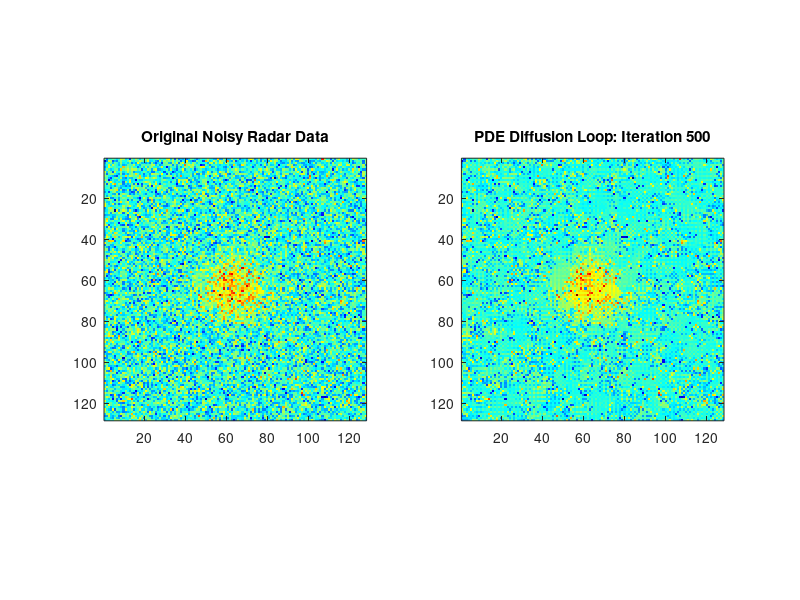

Source code (MATLAB):
%% 2.D Anisotropic Diffusion for Radar Imaging
% Carlos Ceballos - ECE PDE Project
clear; clc; close all;

%% 1. Setup Synthetic Radar Image
N = 128;
[X, Y] = meshgrid(1:N, 1:N);
% Create a "Target" (Gaussian Blob)
target = 1.0 * exp(-((X-64).^2 + (Y-64).^2) / (2*10^2));
% Add heavy noise
noise_lvl = 0.4;
u0 = target + noise_lvl * randn(N, N);
u = u0; % Initial state

%% 2. PDE Parameters
dt = 0.1;       % Time step
K = 0.15;       % Edge sensitivity (the "k" parameter)
lambda = 0.1;   % Fidelity weight
iterations = 500;

figure('Color', 'w', 'Position', [100, 100, 900, 400]);

%% 3. The PDE Evolution Loop
for t = 1:iterations
    % Compute Gradients (Central Differences)
    [ux, uy] = gradient(u);
    grad_mag = sqrt(ux.^2 + uy.^2);
    
    % Compute Edge-Stopping Function c(|\nabla u|)
    c = exp(-(grad_mag/K).^2);
    
    % Compute the Flux: J = c * \nabla u
    Jx = c .* ux;
    Jy = c .* uy;
    
    % Compute Divergence: div(J)
    [Jxx, ~] = gradient(Jx);
    [~, Jyy] = gradient(Jy);
    divergence_term = Jxx + Jyy;
    
    % Update Rule: u_next = u + dt * (div(c*grad(u)) - lambda*(u - u0))
    u = u + dt * (divergence_term - lambda * (u - u0));
    
    % --- Visualizing the PDE in Action ---
    if mod(t, 5) == 0 || t == 1
        subplot(1,2,1); imagesc(u0); colormap jet; axis image;
        title('Original Noisy Radar Data');
        
        subplot(1,2,2); imagesc(u); colormap jet; axis image;
        title(['PDE Diffusion Loop: Iteration ', num2str(t)]);
        drawnow; % Forces MATLAB to update the figure
    end
end
fprintf('PDE Evolution Complete.\n');
